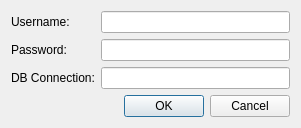
<?xml version="1.0" encoding="UTF-8"?>
<ui version="4.0">
 <class>LoginDialog</class>
 <widget class="QDialog" name="LoginDialog">
  <property name="windowModality">
   <enum>Qt::ApplicationModal</enum>
  </property>
  <property name="geometry">
   <rect>
    <x>0</x>
    <y>0</y>
    <width>301</width>
    <height>127</height>
   </rect>
  </property>
  <property name="sizePolicy">
   <sizepolicy hsizetype="Fixed" vsizetype="Fixed">
    <horstretch>0</horstretch>
    <verstretch>0</verstretch>
   </sizepolicy>
  </property>
  <property name="windowTitle">
   <string>DB Login</string>
  </property>
  <property name="windowIcon">
   <iconset>
    <normaloff>network-connect-2.ico</normaloff>network-connect-2.ico</iconset>
  </property>
  <layout class="QVBoxLayout" name="verticalLayout_3">
   <item>
    <layout class="QHBoxLayout" name="horizontalLayout">
     <item>
      <layout class="QVBoxLayout" name="verticalLayout">
       <item>
        <widget class="QLabel" name="label">
         <property name="text">
          <string>Username:</string>
         </property>
        </widget>
       </item>
       <item>
        <widget class="QLabel" name="label_2">
         <property name="text">
          <string>Password:</string>
         </property>
        </widget>
       </item>
       <item>
        <widget class="QLabel" name="label_3">
         <property name="text">
          <string>DB Connection:</string>
         </property>
        </widget>
       </item>
      </layout>
     </item>
     <item>
      <layout class="QVBoxLayout" name="verticalLayout_2">
       <item>
        <widget class="QLineEdit" name="lineEdit_Username"/>
       </item>
       <item>
        <widget class="QLineEdit" name="lineEdit_Password">
         <property name="echoMode">
          <enum>QLineEdit::Password</enum>
         </property>
        </widget>
       </item>
       <item>
        <widget class="QLineEdit" name="lineEdit_Connection"/>
       </item>
      </layout>
     </item>
    </layout>
   </item>
   <item>
    <widget class="QDialogButtonBox" name="buttonBox">
     <property name="enabled">
      <bool>true</bool>
     </property>
     <property name="orientation">
      <enum>Qt::Horizontal</enum>
     </property>
     <property name="standardButtons">
      <set>QDialogButtonBox::Cancel|QDialogButtonBox::Ok</set>
     </property>
     <property name="centerButtons">
      <bool>false</bool>
     </property>
    </widget>
   </item>
  </layout>
 </widget>
 <resources/>
 <connections>
  <connection>
   <sender>buttonBox</sender>
   <signal>accepted()</signal>
   <receiver>LoginDialog</receiver>
   <slot>accept()</slot>
   <hints>
    <hint type="sourcelabel">
     <x>248</x>
     <y>254</y>
    </hint>
    <hint type="destinationlabel">
     <x>157</x>
     <y>274</y>
    </hint>
   </hints>
  </connection>
  <connection>
   <sender>buttonBox</sender>
   <signal>rejected()</signal>
   <receiver>LoginDialog</receiver>
   <slot>reject()</slot>
   <hints>
    <hint type="sourcelabel">
     <x>316</x>
     <y>260</y>
    </hint>
    <hint type="destinationlabel">
     <x>286</x>
     <y>274</y>
    </hint>
   </hints>
  </connection>
 </connections>
</ui>
